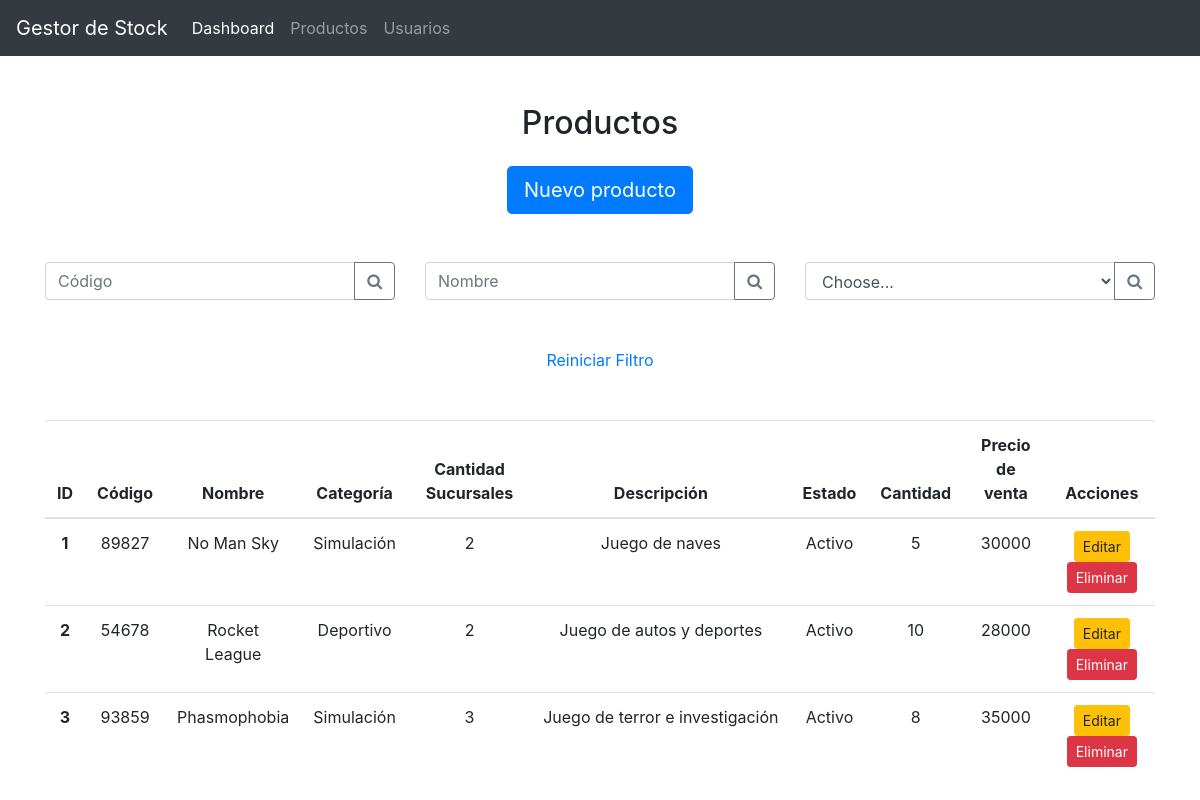
The app's page /app/products/?status=error with its own data.
### tables this page shows
CREATE TABLE `product` (
  `id` int(10) UNSIGNED NOT NULL,
  `created_at` timestamp NULL DEFAULT NULL,
  `updated_at` timestamp NULL DEFAULT NULL,
  `code` int(11) NOT NULL,
  `name` varchar(30) NOT NULL,
  `price` int(11) NOT NULL,
  `active` boolean DEFAULT true,
  `qty` int(11) NOT NULL,
  `category` int(10) UNSIGNED NOT NULL,
  `description` varchar(50) NOT NULL
);

CREATE TABLE `category` (
  `id` int(10) UNSIGNED NOT NULL,
  `created_at` timestamp NULL DEFAULT NULL,
  `updated_at` timestamp NULL DEFAULT NULL,
  `name` varchar(30) NOT NULL
);

### app/backend/dao/ProductDAO.php (called while the page is built, shortened)
<?php
require_once dirname(__FILE__).'/../models/Product.php';
require_once dirname(__FILE__).'/../models/Category.php';
require_once dirname(__FILE__).'/./SubsidiaryDAO.php';
class ProductDAO {
    static function get_all () {
        try {
            $db = new Database();
            $dbconnection = $db->connect();
            $stmt = $dbconnection->prepare("SELECT p.id, p.code, p.name, c.id as category_id, c.name as category_name, p.description, p.qty, p.active, p.price FROM product p LEFT JOIN category c ON p.category = c.id");
            $stmt->execute();
            $rows = $stmt->fetchAll();
            $products = array();
            foreach($rows as $row) {
                $subsidiaries = SubsidiaryDAO::get_by_product($row['id']);
                array_push(
                    $products,
                    new Product(
                        $row['id'],
                        $row['code'],
                        $row['name'],
                        new Category($row['category_id'], $row['category_name']),
                        $row['description'],
                        $row['qty'],
                        $row['active'],
                        $row['price'],
                        $subsidiaries
                    )
                );
            }
            return $products;
        } catch(PDOException $e) {
            echo "Error en la consulta<br>";
            echo $e->getMessage();
            exit;
        }
    }
}

### app/backend/dao/SubsidiaryDAO.php (called while the page is built, shortened)
<?php
class SubsidiaryDAO {
    static function get_all () {
        try {
            $db = new Database();
            $dbconnection = $db->connect();
            $stmt = $dbconnection->prepare("SELECT id, name FROM subsidiary");
            $stmt->execute();
            $rows = $stmt->fetchAll();
            $subsidiaries = array();
            foreach($rows as $row) {
                array_push(
                    $subsidiaries,
                    new Subsidiary(
                        $row['id'],
                        $row['name']
                    )
                );
            }
            return $subsidiaries;
        } catch(PDOException $e) {
            echo "Error en la consulta<br>";
            echo $e->getMessage();
            exit;
        }
    }
    static function get_by_product ($product_id) {
        try {
            $db = new Database();
            $dbconnection = $db->connect();
            $stmt = $dbconnection->prepare("SELECT s.id, s.name FROM subsidiary s INNER JOIN product_subsidiary ps ON s.id = ps.subsidiary WHERE ps.product = :product_id");
            $stmt->execute(
                [':product_id'=>$product_id]
            );
            $rows = $stmt->fetchAll();
            $subsidiaries = array();
            foreach($rows as $row) {
                array_push(
                    $subsidiaries,
                    new Subsidiary(
                        $row['id'],
                        $row['name']
                    )
                );
            }
            return $subsidiaries;
        } catch(PDOException $e) {
            echo "Error en la consulta<br>";
            echo $e->getMessage();
            exit;
        }
    }
}

### app/backend/models/Product.php (called while the page is built, shortened)
<?php
    class Product {
        public function __construct($id, $code, $name, $category, $description, $qty, $active, $price, $subsidiaries) {
            $this->id = $id;
            $this->code = $code;
            $this->name = $name;
            $this->category = $category;
            $this->description = $description;
            $this->qty = $qty;
            $this->active = $active;
            $this->price = $price;
            $this->subsidiaries = $subsidiaries;
        }
    }
?>

### app/backend/models/Category.php (called while the page is built, shortened)
<?php
    class Category {
        public function __construct($id, $name) {
            $this->name = $name;
        }
    }
?>

### app/products/index.php (the view, shortened to what this page needs)
<?php
    include dirname(__FILE__).'/../includes/top-html.php';
    include dirname(__FILE__).'/../includes/navbar-menu.php';
    require_once dirname(__FILE__).'/../backend/dao/ProductDAO.php';
    require_once dirname(__FILE__).'/../backend/dao/SubsidiaryDAO.php';
    $subsidiaries = SubsidiaryDAO::get_all();
    if(isset($_GET['code'])) {
        $product_by_code = ProductDAO::get_by_code($_GET['code']);
        $products = array($product_by_code);
    } elseif(isset($_GET['name'])) {
        $products = ProductDAO::get_by_name($_GET['name']);
    } elseif(isset($_GET['subsidiary'])) {
        $products = ProductDAO::get_by_subsidiary($_GET['subsidiary']);
    } else {
        $products = ProductDAO::get_all();
    }
?>
<div class="mb-5 mt-5 text-center">
    <h2 class="mb-4">Productos <?php if (isset($_GET['subsidiary'])) { echo "de la sucursal ".$subsidiary->name; } ?></h2>
    <a type="button" href="/products/create.php" class="btn btn-primary btn-lg">Nuevo producto</a>
</div>
<div class="row mb-5">
    <div class="col-md-4">
        <form action="<?php echo $_SERVER['PHP_SELF']; ?>" class="input-group">
            <input class="form-control py-2" type="search" name="code" placeholder="Código" id="example-search-input">
            <span class="input-group-append">
                <button class="btn btn-outline-secondary" type="submit">
                    <i class="fa fa-search"></i>
                </button>
            </span>
        </form>
    </div>
    <div class="col-md-4">
        <form action="<?php echo $_SERVER['PHP_SELF']; ?>" class="input-group">
            <input class="form-control py-2" type="search" name="name" placeholder="Nombre" id="example-search-input">
            <span class="input-group-append">
                <button class="btn btn-outline-secondary" type="submit">
                    <i class="fa fa-search"></i>
                </button>
            </span>
        </form>
    </div>
    <div class="col-md-4">
        <form action="<?php echo $_SERVER['PHP_SELF']; ?>" class="input-group">
            <select class="form-control py-2" name="subsidiary" id="select">
                <option selected disabled>Choose...</option>
            </select>
            <span class="input-group-append">
                <button class="btn btn-outline-secondary" type="submit">
                    <i class="fa fa-search"></i>
                </button>
            </span>
        </form>
    </div>
</div>
<div class="mb-5 mt-5 text-center">
    <a href="./">Reiniciar Filtro</a>
</div>
<table class="table">
    <thead>
        <tr>
            <th scope="col" class='text-center'>ID</th>
            <th scope="col" class='text-center'>Código</th>
            <th scope="col" class='text-center'>Nombre</th>
            <th scope="col" class='text-center'>Categoría</th>
            <th scope="col" class='text-center'>Cantidad Sucursales</th>
            <th scope="col" class='text-center'>Descripción</th>
            <th scope="col" class='text-center'>Estado</th>
            <th scope="col" class='text-center'>Cantidad</th>
            <th scope="col" class='text-center'>Precio de venta</th>
            <th scope="col" class='text-center'>Acciones</th>
        </tr>
    </thead>
    <tbody>
    <?php foreach($products as $product): ?>
    <?php if(!is_null($product)): ?>
        <tr>
            <th scope="row" class='text-center'><?php echo $product->id ?></th>
            <td class='text-center'><?php echo $product->code ?></td>
            <td class='text-center'><?php echo $product->name ?></td>
            <td class='text-center'><?php echo $product->category->name ?></td>
            <td class='text-center'><?php echo count($product->subsidiaries) ?></td>
            <td class='text-truncate text-center'><?php echo $product->description ?></td>
            <td class='text-center'><?php if ($product->active) { echo 'Activo'; } else { echo 'Inactivo'; } ?></td>
            <td class='text-center'><?php echo $product->qty ?></td>
            <td class='text-center'><?php echo $product->price ?></td>
            <td class='text-center'>
                <a type="button" href="/products/edit.php?id=<?php echo $product->id ?>" class="btn btn-warning btn-sm">Editar</a>
                <a type="button" class="btn btn-danger btn-sm" href="/products/_crud.php?action=delete&id=<?php echo $product->id ?><?php if (isset($_GET['subsidiary'])) { echo "&subsidiary=".$_GET['subsidiary']; } ?>">
                    <?php if (isset($_GET['subsidiary'])) { echo "Eliminar de sucursal"; } else { echo "Eliminar"; } ?>
                </a>
            </td>
        </tr>
    <?php endif; ?>
    <?php endforeach; ?>
    </tbody>
</table>
<?php include "../includes/bottom-html.php"; ?>

### app/includes/top-html.php (shortened to what this page needs)
<!DOCTYPE html>
<html lang="en">
<head>
  <link rel="stylesheet" href="https://stackpath.bootstrapcdn.com/bootstrap/4.5.2/css/bootstrap.min.css"
>
  <link rel="stylesheet" href="https://stackpath.bootstrapcdn.com/font-awesome/4.7.0/css/font-awesome.min.css">
</head>
<body>

### app/includes/navbar-menu.php (shortened to what this page needs)
<nav class="navbar navbar-expand-lg navbar-dark bg-dark">
    <a class="navbar-brand" href="#">Gestor de Stock</a>
    <div class="collapse navbar-collapse" id="navbarNav">
        <ul class="navbar-nav">
            <li class="nav-item active">
                <a class="nav-link" href="/index.php">Dashboard<span class="sr-only">(current)</span></a>
            </li>
            <li class="nav-item">
                <a class="nav-link" href="/products/index.php">Productos</a>
            </li>
            <li class="nav-item">
                <a class="nav-link" href="/users/index.php">Usuarios</a>
            </li>
        </ul>
    </div>
</nav>
<div class="container">

### app/includes/bottom-html.php (shortened to what this page needs)
    </div>
</body>
</html>

### records on screen
product: id "1", code "89827", name "No Man Sky", category.name "Simulación", count($product->subsidiaries) "2", description "Juego de naves", active "Activo", category "5", price "30000"
product: id "2", code "54678", name "Rocket League", category.name "Deportivo", count($product->subsidiaries) "2", description "Juego de autos y deportes", active "Activo", qty "10", price "28000"
product: id "3", code "93859", name "Phasmophobia", category.name "Simulación", count($product->subsidiaries) "3", description "Juego de terror e investigación", active "Activo", qty "8", price "35000"
